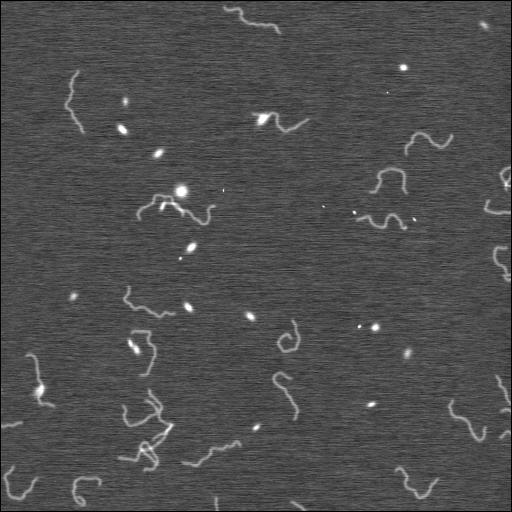
%> input picture 40 Lp/Noisy300dots.jpg, 512 x 512 px
$ octave test.m   (GNU Octave 9; MATLAB toolbox functions it lacks are replaced by stand-ins)
%> lines starting %> are read from the running program, lines starting %| are printed output that depends on the picture
clear;
clc;

imgPath = "E:\Projects and Work\SFU\Forde Lab\AutoSmarTrace\40 Lp\Noisy300dots.jpg";

A = imread(imgPath);
%> A is the input picture: size 512x512 uint8; min 0, max 255, mean 77.5
if size(A, 3) == 3
    Agray = rgb2gray(A);
else
    Agray = A;
end

se = strel('disk', 12);

bg = imopen(Agray, se);
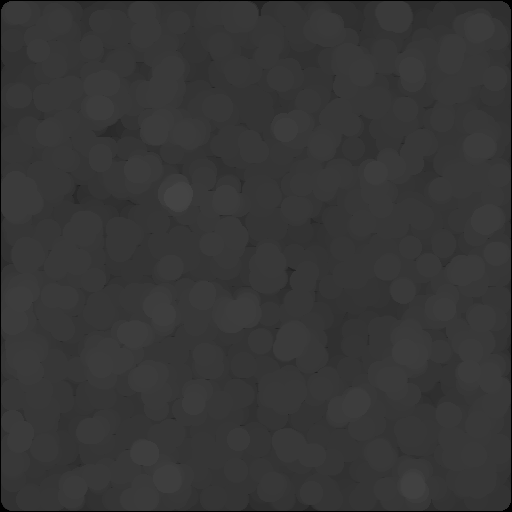
%> bg: size 512x512 uint8; min 0, max 68, mean 54.4

tophat = Agray - bg;
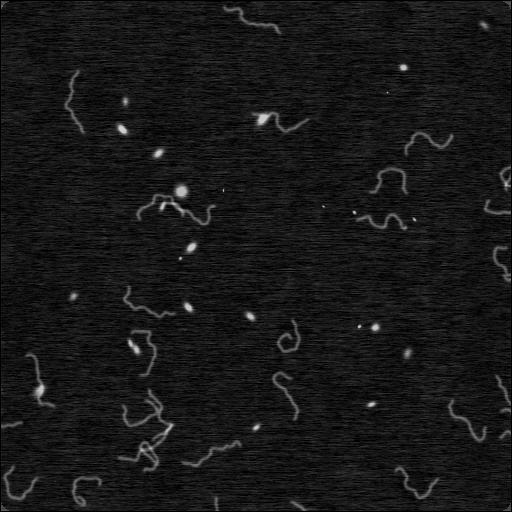
%> tophat: size 512x512 uint8; min 0, max 210, mean 23.1

im1 = medfilt2(tophat, [3 3]);

figure('Name', 'White tophat demo', 'NumberTitle', 'off');
subplot(2,2,1), imshow(Agray), title('Original Grayscale');
subplot(2,2,2), imshow(bg), title('Background (opening)');
subplot(2,2,3), imshow(tophat), title('Top-Hat (A - background)');
subplot(2,2,4), imshow(im1), title('Median filter - remove salt & pepper noise');

$ run again, with 40 Lp/Noisy302dots.jpg copied over 40 Lp/Noisy300dots.jpg
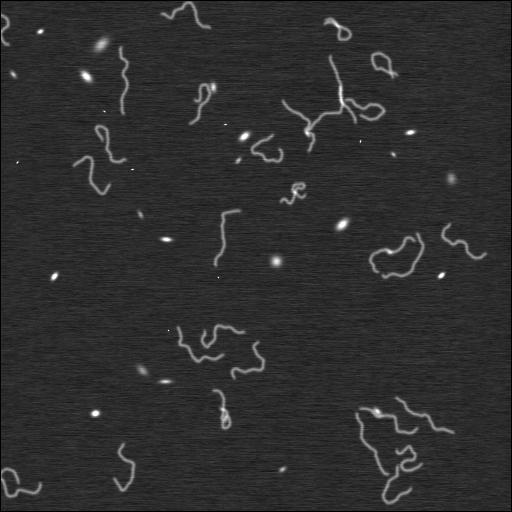
%> input picture 40 Lp/Noisy302dots.jpg, 512 x 512 px
%> A is the input picture: size 512x512 uint8; min 0, max 255, mean 46.2
%> `bg = imopen(Agray, se);`:
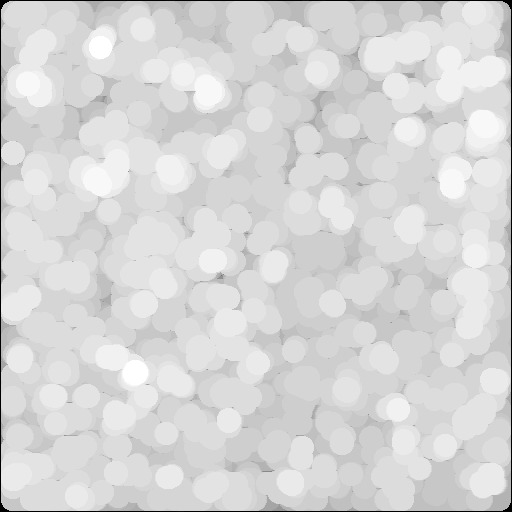
%> bg: size 512x512 uint8; min 0, max 37, mean 31.3; drawn with min black and max white
%> `tophat = Agray - bg;`:
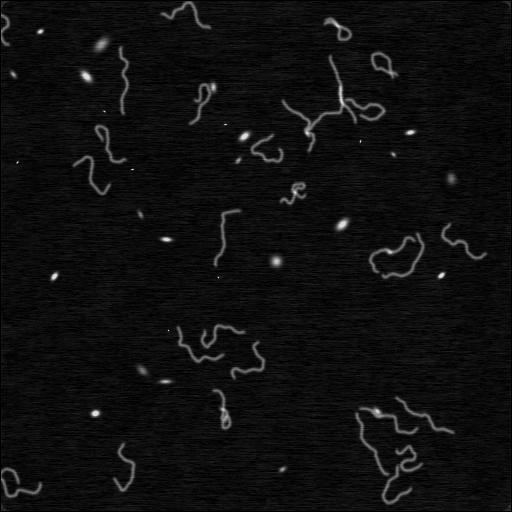
%> tophat: size 512x512 uint8; min 0, max 225, mean 14.9

$ run again, with 40 Lp/Noisy303dots.jpg copied over 40 Lp/Noisy300dots.jpg
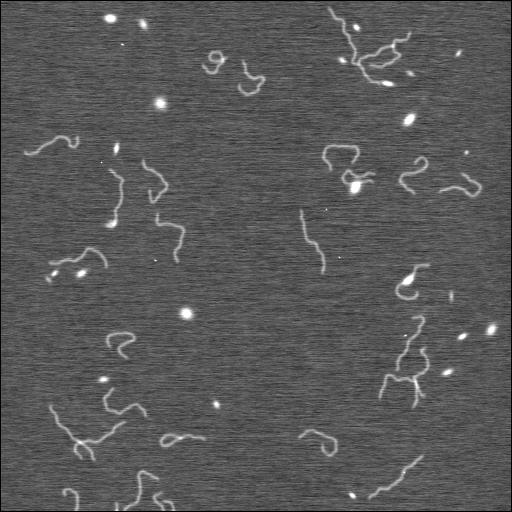
%> input picture 40 Lp/Noisy303dots.jpg, 512 x 512 px
%> A is the input picture: size 512x512 uint8; min 0, max 255, mean 88.2
%> `tophat = Agray - bg;`:
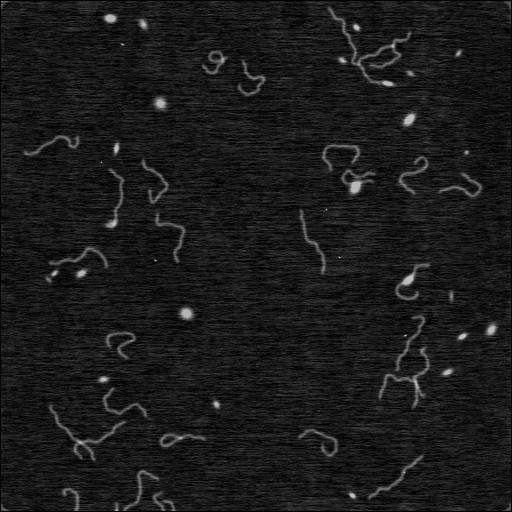
%> tophat: size 512x512 uint8; min 0, max 194, mean 26.3

$ run again, with 40 Lp/Noisy305dots.jpg copied over 40 Lp/Noisy300dots.jpg
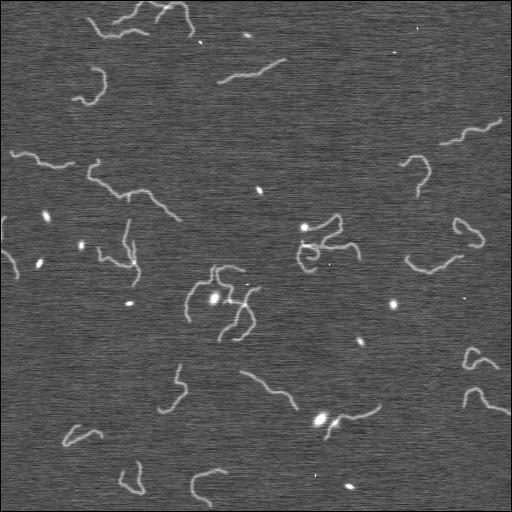
%> input picture 40 Lp/Noisy305dots.jpg, 512 x 512 px
%> A is the input picture: size 512x512 uint8; min 0, max 255, mean 83.6
%> `tophat = Agray - bg;`:
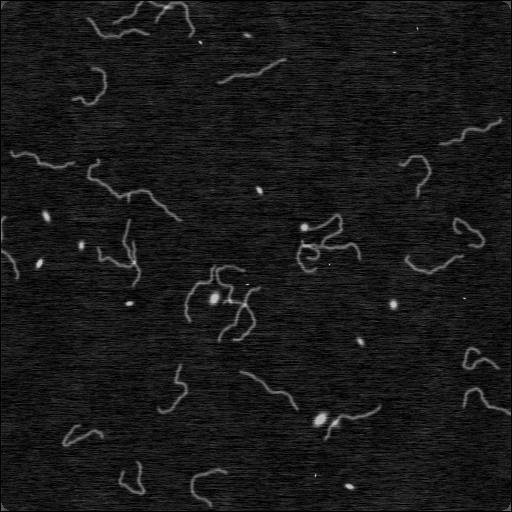
%> tophat: size 512x512 uint8; min 0, max 201, mean 24.7
